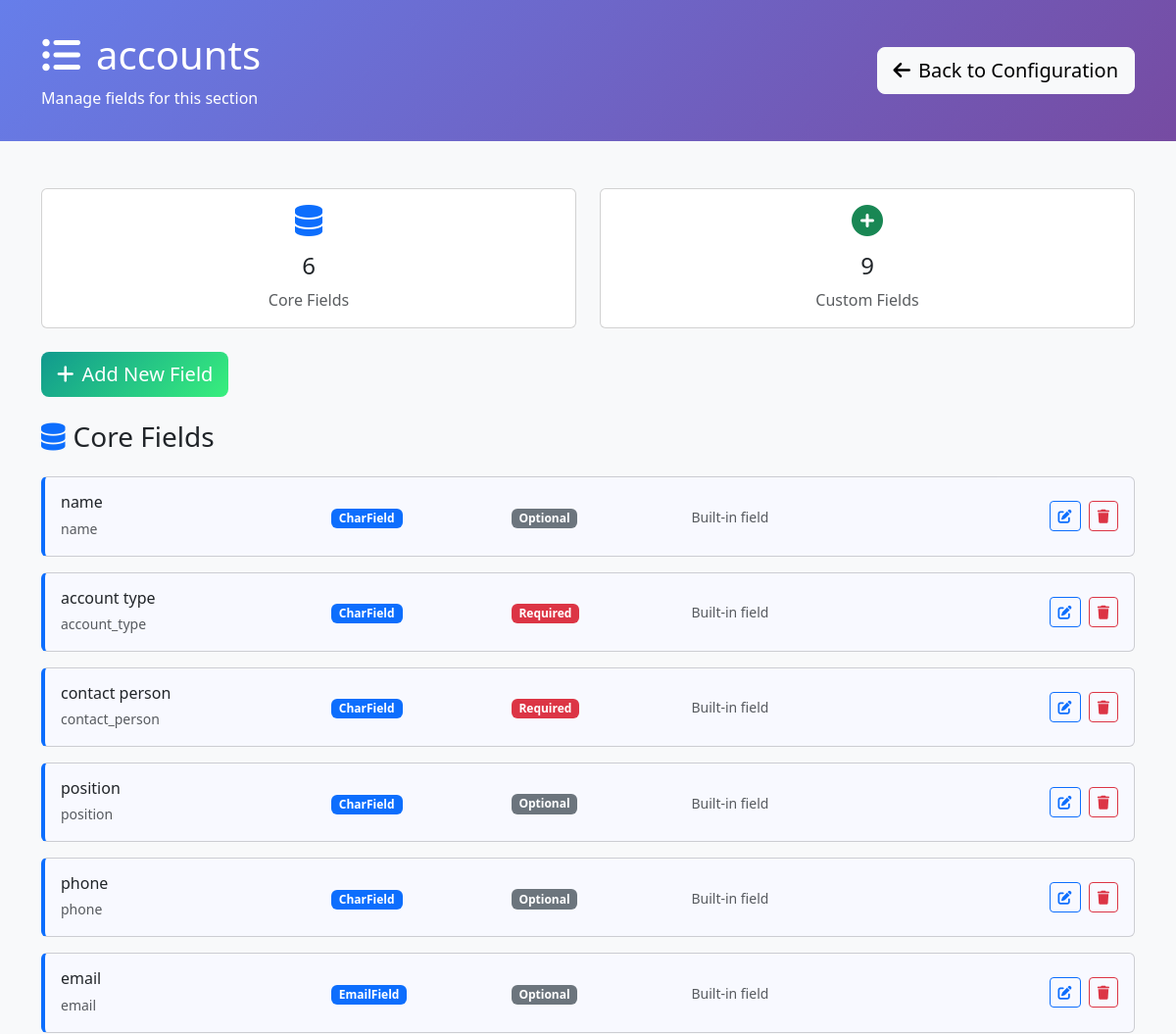
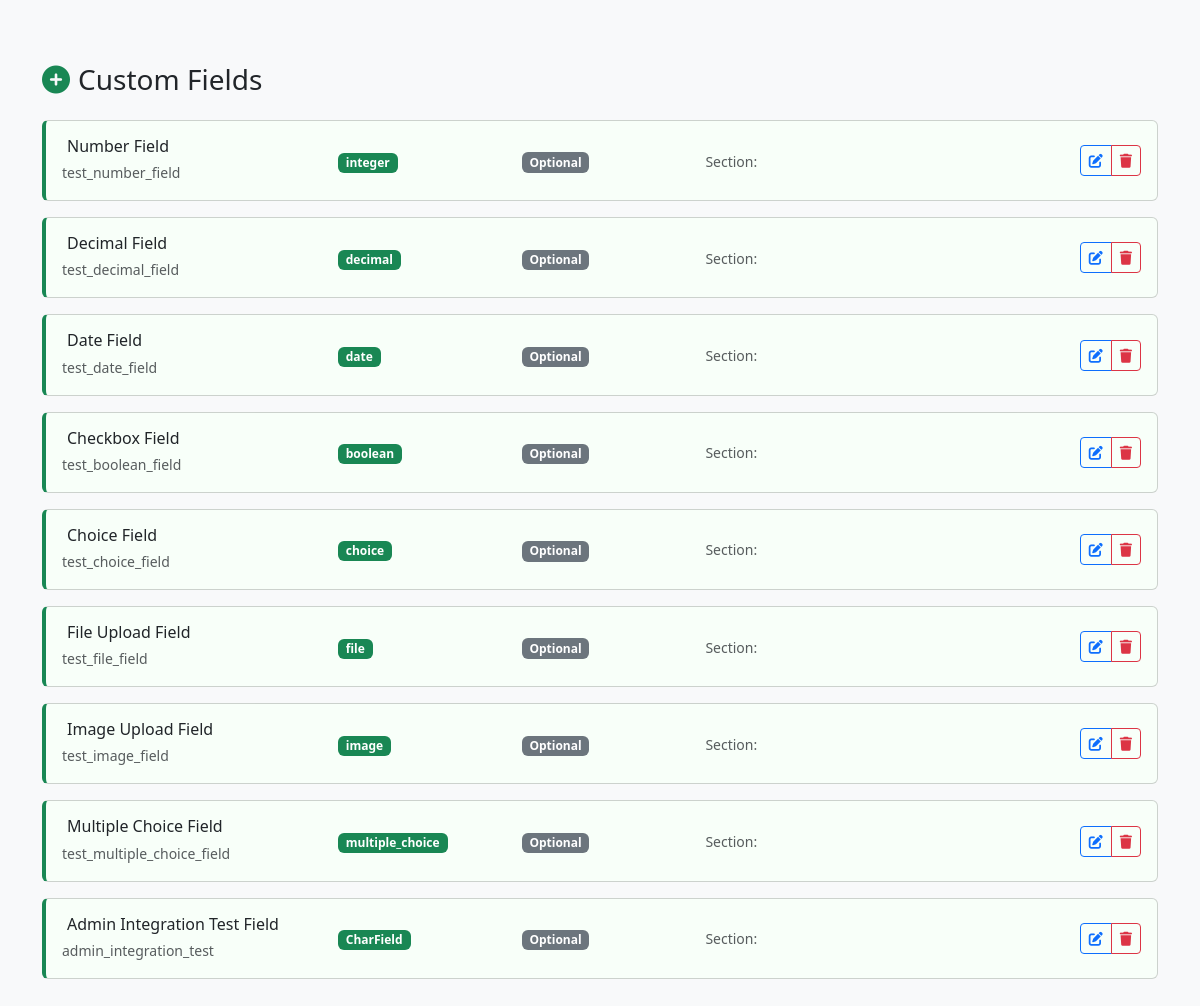
The page /configuration/section/5/ (signed in) on the database as committed earlier (2 pictures, top to bottom).
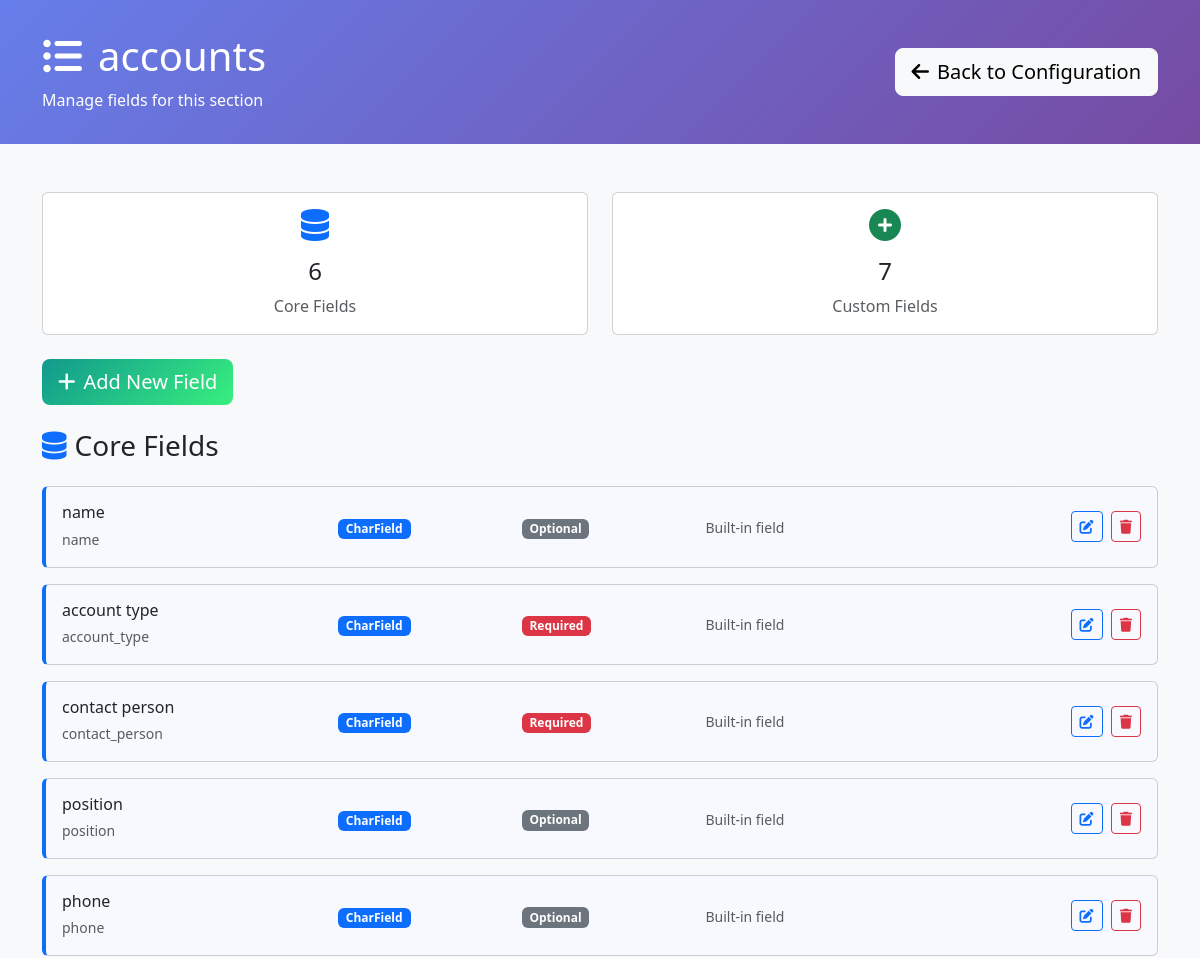
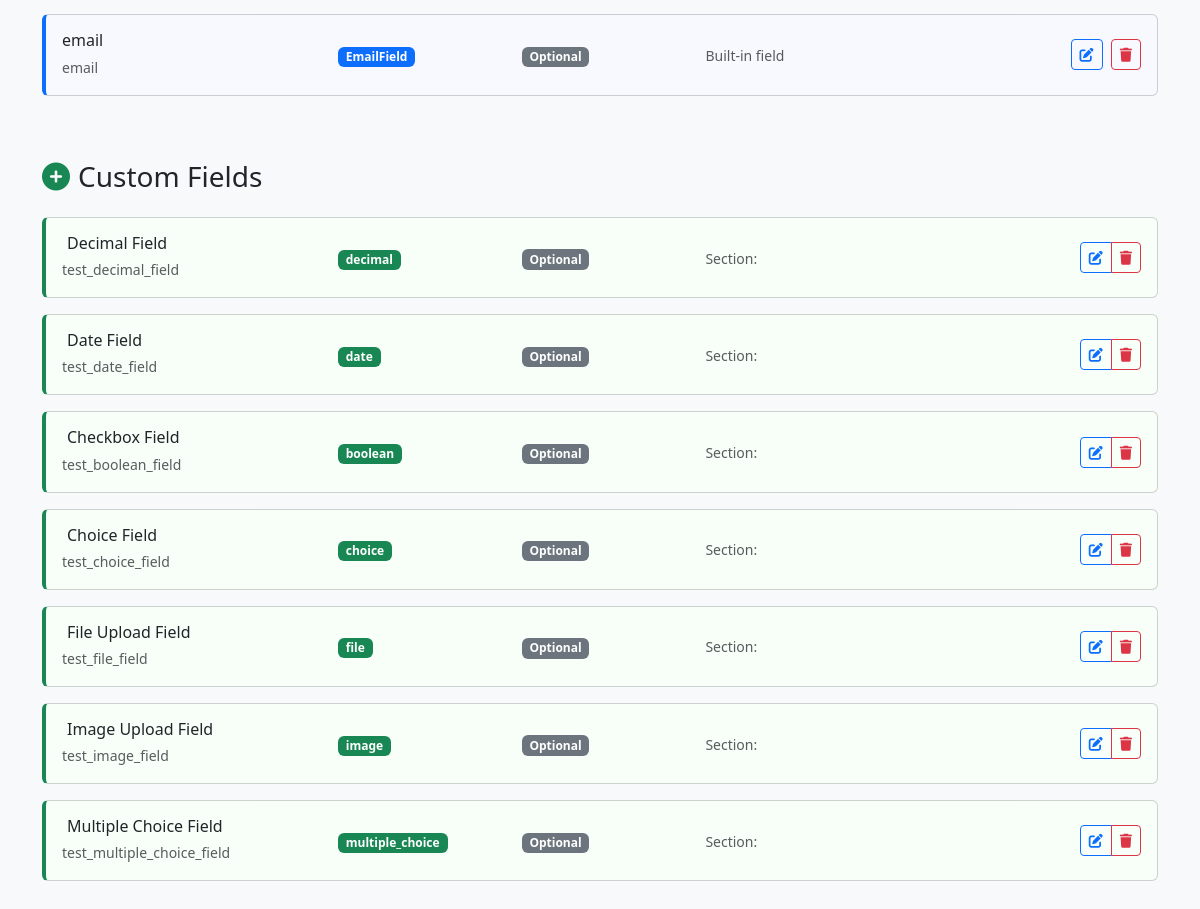
The same page on the database as committed later (2 pictures, top to bottom).
### requests/models.py (models this page shows, shortened)
class DynamicSection(models.Model):
    name = models.CharField(max_length=255, unique=True, help_text="Internal section name")
    display_name = models.CharField(max_length=255, help_text="Display name shown to users")
    description = models.TextField(blank=True, help_text="Description of this section's purpose")
    order = models.IntegerField(default=100, help_text="Display order")
    is_core_section = models.BooleanField(default=False, help_text="True if this represents an existing admin model")
    source_model = models.CharField(max_length=255, blank=True, help_text="Full model name (e.g. 'accounts.Account') for core sections")
    created_at = models.DateTimeField(auto_now_add=True)
    updated_at = models.DateTimeField(auto_now=True)
    class Meta:
        verbose_name = "Dynamic Section"
        verbose_name_plural = "Dynamic Sections"
        ordering = ['is_core_section', 'order', 'name']

class DynamicField(models.Model):
    FIELD_TYPES = [
        ('char', 'Text (Short)'),
        ('text', 'Text (Long)'),
        ('email', 'Email'),
        ('url', 'URL'),
        ('slug', 'Slug'),
        ('integer', 'Integer'),
        ('decimal', 'Decimal'),
        ('float', 'Float'),
        ('date', 'Date'),
        ('datetime', 'Date & Time'),
        ('time', 'Time'),
        ('boolean', 'Checkbox (Yes/No)'),
        ('choice', 'Dropdown (Single Choice)'),
        ('multiple_choice', 'Multiple Choice'),
        ('file', 'File Upload'),
        ('image', 'Image Upload'),
        ('foreign_key', 'Link to Another Model'),
        ('many_to_many', 'Multiple Links'),
        ('json', 'JSON Data'),
    ]
    model = models.ForeignKey(DynamicModel, on_delete=models.CASCADE, related_name='fields', null=True, blank=True)
    section = models.ForeignKey(DynamicSection, on_delete=models.CASCADE, related_name='fields', null=True, blank=True)
    name = models.CharField(max_length=100, help_text="Field name in database (lowercase, underscores)")
    display_name = models.CharField(max_length=100, help_text="Label shown in forms")
    field_type = models.CharField(max_length=20, choices=FIELD_TYPES)
    is_core_field = models.BooleanField(default=False, help_text="True if this represents an existing model field")
    required = models.BooleanField(default=False)
    default_value = models.TextField(blank=True, help_text="Default value (JSON format for complex types)")
    help_text = models.CharField(max_length=200, blank=True)
    max_length = models.PositiveIntegerField(null=True, blank=True, help_text="For text fields")
    max_digits = models.PositiveIntegerField(null=True, blank=True, help_text="For decimal fields")
    decimal_places = models.PositiveIntegerField(null=True, blank=True, help_text="For decimal fields")
    choices = models.JSONField(default=dict, help_text="For choice fields: {'value': 'display_name'}")
    related_model = models.CharField(max_length=100, blank=True, help_text="Model to link to (app.Model)")
    section_name = models.CharField(max_length=100, default='General', help_text="Form section name for grouping (legacy field)")
    order = models.PositiveIntegerField(default=0, help_text="Order within section")
    is_active = models.BooleanField(default=True, help_text="Whether field is shown in forms")
    created_at = models.DateTimeField(auto_now_add=True)
    updated_at = models.DateTimeField(auto_now=True)
    class Meta:
        verbose_name = "Dynamic Field"
        verbose_name_plural = "Dynamic Fields"
        ordering = ['model', 'section', 'section_name', 'order']

### requests/configuration_views.py (the view)
# urls.py: path('section/<int:section_id>/', configuration_views.section_fields, name='section_fields'),
@staff_member_required
def section_fields(request, section_id):
    from requests.models import DynamicSection
    is_legacy_dynamic = request.GET.get('dynamic') == 'true'
    if is_legacy_dynamic:
        dynamic_model = get_object_or_404(DynamicModel, id=section_id)
        model_name = f"{dynamic_model.app_label}.{dynamic_model.name}"
        display_name = dynamic_model.display_name
        fields = DynamicField.objects.filter(
            model=dynamic_model,
            is_active=True
        ).order_by('section_name', 'order')
        section_type = 'legacy'
        model_fields = []  # Legacy models don't have core model fields
    else:
        section = get_object_or_404(DynamicSection, id=section_id)
        model_name = section.name
        display_name = section.display_name
        section_type = 'core' if section.is_core_section else 'custom'
        fields = section.fields.filter(is_active=True).order_by('order')
        if section.is_core_section:
            model_fields = []
            core_fields = fields.filter(is_core_field=True)
            for field in core_fields:
                choices_obj = {}
                try:
                    if field.choices and field.choices != '{}':
                        choices_obj = json.loads(field.choices)
                except (json.JSONDecodeError, ValueError):
                    choices_obj = {}
                model_fields.append({
                    'id': field.id,
                    'name': field.name,
                    'display_name': field.display_name,
                    'field_type': field.field_type,
                    'required': field.required,
                    'is_model_field': True,
                    'is_core_field': True,
                    'choices': choices_obj,  # Pass Python dict for json_script filter
                    'choices_script_id': f'choices-{field.id}'  # Pre-computed script ID
                })
        else:
            model_fields = []
    dynamic_fields = []
    for field in fields:
        if section_type == 'core' and field.is_core_field:
            continue
        choices_obj = {}
        try:
            if field.choices and field.choices != '{}':
                choices_obj = json.loads(field.choices)
        except (json.JSONDecodeError, ValueError):
            choices_obj = {}
        dynamic_fields.append({
            'id': field.id,
            'name': field.name,
            'display_name': field.display_name,
            'field_type': field.field_type,
            'required': field.required,
            'section_name': field.section_name if hasattr(field, 'section_name') else 'Custom Fields',
            'order': field.order,
            'max_length': field.max_length,
            'choices': choices_obj,  # Pass Python dict for json_script filter
            'choices_script_id': f'choices-{field.id}',  # Pre-computed script ID
            'default_value': field.default_value,
            'is_model_field': False,
            'is_core_field': getattr(field, 'is_core_field', False)
        })
    context = {
        'section_id': section_id,
        'section_name': model_name,
        'display_name': display_name,
        'section_type': section_type,
        'source_model': getattr(section, 'source_model', '') if not is_legacy_dynamic else '',
        'model_fields': model_fields,
        'dynamic_fields': dynamic_fields,
        'all_fields': model_fields + dynamic_fields,
        'is_legacy_dynamic': is_legacy_dynamic,
        'is_core_section': section_type == 'core',
        'is_custom_section': section_type == 'custom'
    }
    return render(request, 'configuration/section_fields.html', context)

### requests/templates/configuration/section_fields.html (shortened to what this page needs)
<!DOCTYPE html>
<html lang="en">
<head>
    <link href="https://cdn.jsdelivr.net/npm/bootstrap@5.3.0/dist/css/bootstrap.min.css" rel="stylesheet">
    <link href="https://cdnjs.cloudflare.com/ajax/libs/font-awesome/6.0.0/css/all.min.css" rel="stylesheet">
</head>
<body class="bg-light">
    <div class="config-header">
        <div class="container">
            <div class="row align-items-center">
                <div class="col-md-8">
                    <h1 class="mb-2">
                        <i class="fas fa-list-ul me-3"></i>{{ display_name }}
                    </h1>
                    <p class="mb-0 opacity-90">
                        Manage fields for this section
                    </p>
                </div>
                <div class="col-md-4 text-end">
                    <a href="{% url 'configuration:dashboard' %}" class="btn btn-light btn-lg">
                        <i class="fas fa-arrow-left me-2"></i>Back to Configuration
                    </a>
                </div>
            </div>
        </div>
    </div>
    <div class="container my-5">
        <div class="row mb-4">
            <div class="col-md-6">
                <div class="card text-center">
                    <div class="card-body">
                        <i class="fas fa-database fa-2x text-primary mb-3"></i>
                        <h4>{{ model_fields|length }}</h4>
                        <p class="text-muted mb-0">Core Fields</p>
                    </div>
                </div>
            </div>
            <div class="col-md-6">
                <div class="card text-center">
                    <div class="card-body">
                        <i class="fas fa-plus-circle fa-2x text-success mb-3"></i>
                        <h4>{{ dynamic_fields|length }}</h4>
                        <p class="text-muted mb-0">Custom Fields</p>
                    </div>
                </div>
            </div>
        </div>
        <div class="row mb-4">
            <div class="col-12">
                <button class="btn btn-add-field btn-lg" onclick="showAddFieldModal()">
                    <i class="fas fa-plus me-2"></i>Add New Field
                </button>
            </div>
        </div>
        {% if model_fields %}
        <div class="row">
            <div class="col-12">
                <h3 class="mb-4">
                    <i class="fas fa-database me-2 text-primary"></i>Core Fields
                </h3>
                {% for field in model_fields %}
                <div class="card field-card model-field mb-3" data-field-id="{{ field.id }}">
                    <div class="card-body">
                        <div class="row align-items-center">
                            <div class="col-md-3">
                                <h6 class="mb-1 field-title">{{ field.display_name }}</h6>
                                <small class="text-muted">{{ field.name }}</small>
                            </div>
                            <div class="col-md-2">
                                <span class="badge bg-primary field-type-badge" data-type="{{ field.field_type }}">{{ field.field_type }}</span>
                            </div>
                            <div class="col-md-2">
                                {% if field.required %}
                                <span class="badge bg-danger">Required</span>
                                {% else %}
                                <span class="badge bg-secondary">Optional</span>
                                {% endif %}
                            </div>
                            <div class="col-md-3">
                                <small class="text-muted">Built-in field</small>
                            </div>
                            <div class="col-md-2 text-end">
                                <button class="btn btn-outline-primary btn-sm me-1"
                                        onclick="editField({{ field.id }}, 'model')">
                                    <i class="fas fa-edit"></i>
                                </button>
                                <button class="btn btn-outline-danger btn-sm"
                                        onclick="deleteField({{ field.id }}, '{{ field.display_name }}')">
                                    <i class="fas fa-trash"></i>
                                </button>
                            </div>
                        </div>
                    </div>
                </div>
                {% endfor %}
            </div>
        </div>
        {% endif %}
        {% if dynamic_fields %}
        <div class="row mt-5">
            <div class="col-12">
                <h3 class="mb-4">
                    <i class="fas fa-plus-circle me-2 text-success"></i>Custom Fields
                </h3>
                {% for field in dynamic_fields %}
                <div class="card field-card dynamic-field mb-3" data-field-id="{{ field.id }}">
                    <div class="card-body">
                        <div class="row align-items-center">
                            <div class="col-md-3">
                                <h6 class="mb-1 field-title">
                                    <span class="editable-field" data-field="display_name" data-value="{{ field.display_name }}">
                                        {{ field.display_name }}
                                    </span>
                                </h6>
                                <small class="text-muted">{{ field.name }}</small>
                            </div>
                            <div class="col-md-2">
                                <span class="badge bg-success field-type-badge" data-type="{{ field.field_type }}">{{ field.field_type }}</span>
                            </div>
                            <div class="col-md-2">
                                <span class="editable-toggle" data-field="required" data-value="{{ field.required|yesno:'true,false' }}">
                                    {% if field.required %}
                                    <span class="badge bg-danger">Required</span>
                                    {% else %}
                                    <span class="badge bg-secondary">Optional</span>
                                    {% endif %}
                                </span>
                            </div>
                            <div class="col-md-3">
                                <small class="text-muted">
                                    Section:
                                    <span class="editable-field" data-field="section" data-value="{{ field.section }}">
                                    </span>
                                </small>
                            </div>
                            <div class="col-md-2 text-end">
                                <div class="btn-group btn-group-sm">
                                    <button class="btn btn-outline-primary" onclick="editField({{ field.id }})">
                                        <i class="fas fa-edit"></i>
                                    </button>
                                    <button class="btn btn-outline-danger" onclick="deleteField({{ field.id }}, '{{ field.display_name }}')">
                                        <i class="fas fa-trash"></i>
                                    </button>
                                </div>
                            </div>
                        </div>
                    </div>
                </div>
                {% endfor %}
            </div>
        </div>
        {% endif %}
    </div>
</body>
</html>

### requests/templates/configuration/section_fields.html (style rules this page uses)
.config-header { background: linear-gradient(135deg, #667eea 0%, #764ba2 100%); color: white; padding: 2rem 0; }
.field-card { transition: all 0.3s ease; border-left: 4px solid #dee2e6; }
.field-card.model-field { border-left-color: #0d6efd; background-color: #f8f9ff; }
.field-card.dynamic-field { border-left-color: #198754; background-color: #f8fff9; }
.field-type-badge { font-size: 0.75rem; padding: 0.25rem 0.5rem; }
.btn-add-field { background: linear-gradient(135deg, #11998e 0%, #38ef7d 100%); border: none; color: white; }
.editable-field { border: 1px dashed transparent; padding: 2px 4px; border-radius: 4px; cursor: pointer; }

Rows that differ between the two databases and show on the page:
no longer on this page (row edited): DynamicField: display_name "Number Field", name "test_number_field", field_type "integer"
no longer on this page (row edited): DynamicField: display_name "Admin Integration Test Field", name "admin_integration_test", field_type "CharField"
Other text that changed with them:
{{ dynamic_fields|length }}: "9" → "7"
list line gone: "Optional Section:"
